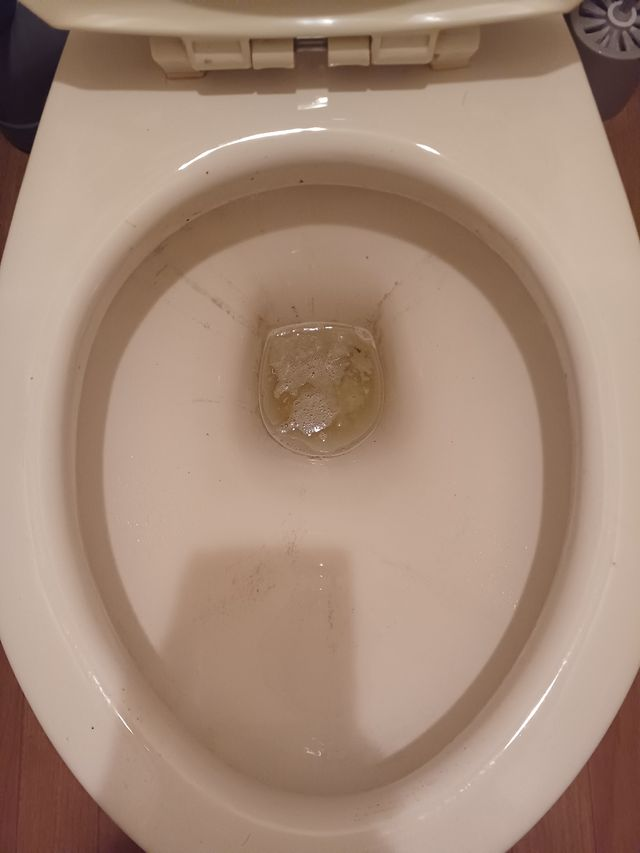
#> input picture dataset/normal/-Uuoniuo.jpeg, 640 x 853 px
$ python -i foam_detection.py   (imports and definitions only)
#> lines starting #> are read from the running program, lines starting #| are printed output that depends on the picture; after the words box and inside, x2 and y2 are one past the last pixel; in counts of white or black regions, pixels touching at a corner belong together
#> further down, picture is the input picture: shape (853, 640, 3); mean B, G, R 120.6, 138.2, 164.9
import cv2
import numpy as np

def detect_foam(image):
    # グレースケールに変換
    gray = cv2.cvtColor(image, cv2.COLOR_BGR2GRAY)
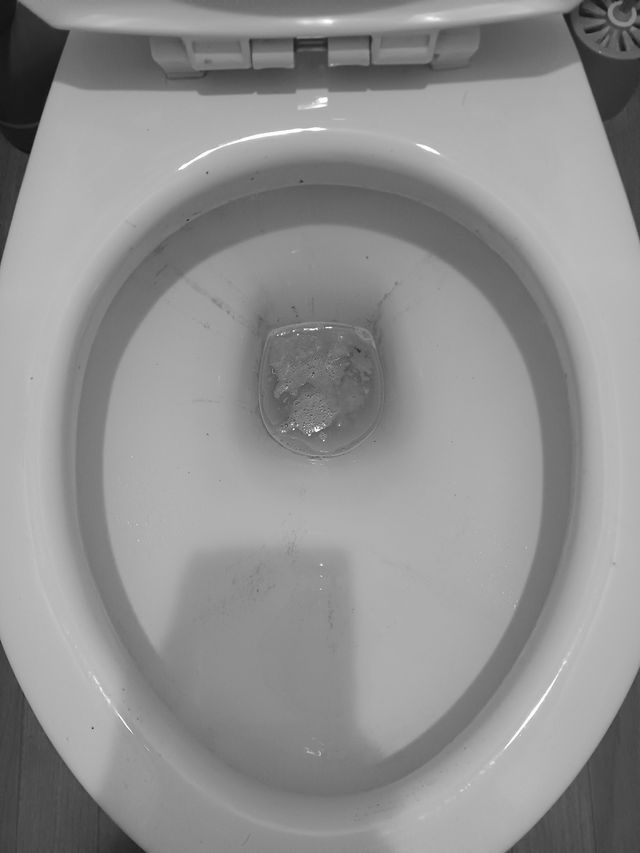
#> gray: shape (853, 640); min 16, max 254, mean 144.2

    # ヒストグラム平坦化の適用
    clahe = cv2.createCLAHE(clipLimit=2.0, tileGridSize=(8, 8))
    gray = clahe.apply(gray)
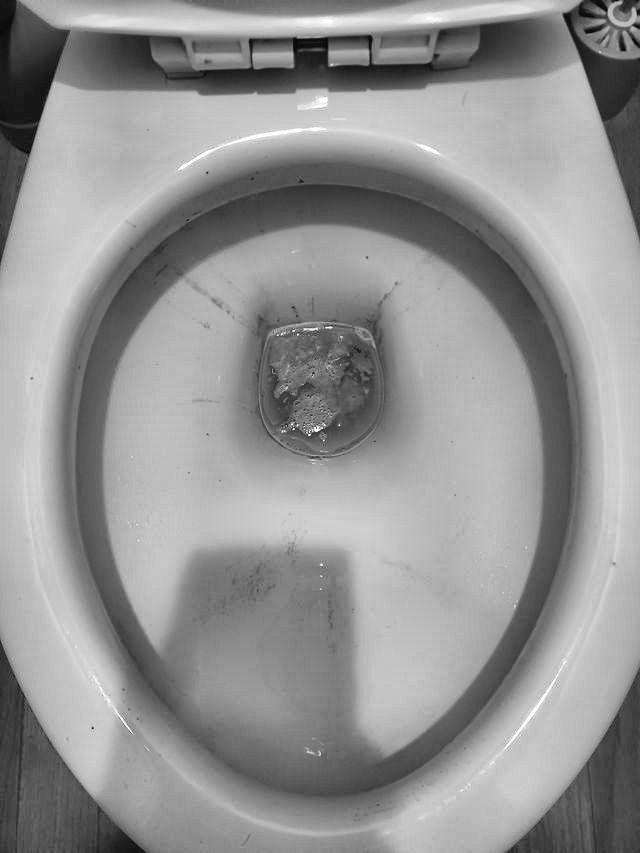
#> gray: shape (853, 640); min 7, max 255, mean 147

    # ガウシアンブラーの適用
    gray = cv2.GaussianBlur(gray, (5, 5), 0)

    # エッジ検出の適用
    edges = cv2.Canny(gray, 50, 150)
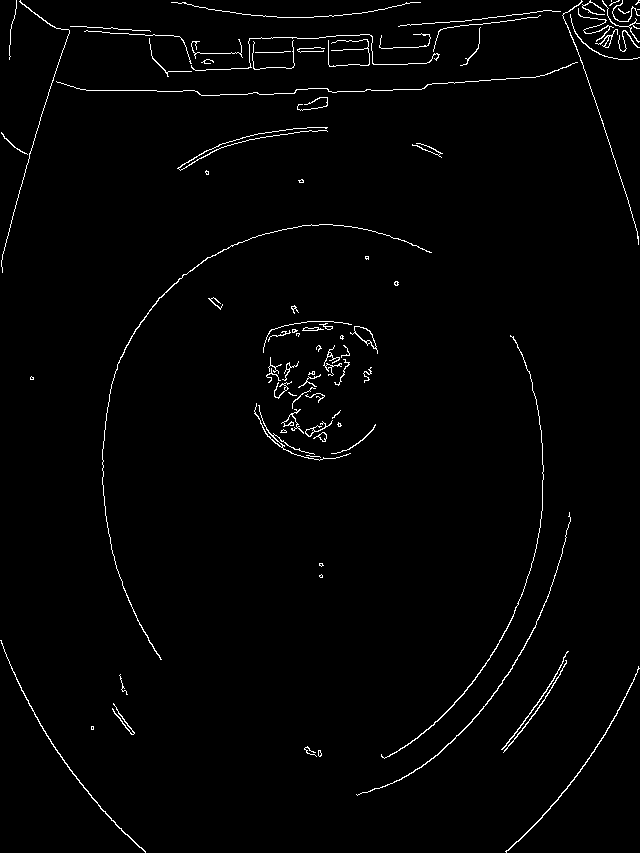
#> edges: shape (853, 640); 1.6% white in thin lines or dots

    # 輪郭の検出
    contours, _ = cv2.findContours(edges, cv2.RETR_EXTERNAL, cv2.CHAIN_APPROX_SIMPLE)
#> contours = 87 contours, 60 with area under 20; largest, box (x1, y1, x2, y2) and area: (350, 326, 378, 354) 232, (356, 512, 571, 796) 136, (505, 666, 640, 853) 127, (0, 640, 146, 853) 126, (381, 335, 544, 759) 122

    # 面積と周長に基づいて輪郭をフィルタリング
    min_area = 10  # 最小面積を調整
    min_perimeter = 30  # 最小周長を調整
    foam_contours = [cnt for cnt in contours if cv2.contourArea(cnt) > min_area and cv2.arcLength(cnt, True) > min_perimeter]
#> foam_contours = 39 contours, 12 with area under 20; largest, box (x1, y1, x2, y2) and area: (350, 326, 378, 354) 232, (356, 512, 571, 796) 136, (505, 666, 640, 853) 127, (0, 640, 146, 853) 126, (381, 335, 544, 759) 122

    # 円形度でフィルタリング
    foam_contours = [cnt for cnt in foam_contours if 0.5 < cv2.contourArea(cnt) / (cv2.arcLength(cnt, True) ** 2) < 2.0]
#> foam_contours = []

    # 泡の検出結果を描画
    result_image = cv2.drawContours(image.copy(), foam_contours, -1, (0, 255, 0), 2)

    # 泡の検出フラグ
    foam_detected = len(foam_contours) > 0
#> foam_detected = False

    return foam_detected, result_image

>>> import cv2
>>> picture = cv2.imread('dataset/normal/-Uuoniuo.jpeg')
>>> result = detect_foam(picture)

$ run again, on dataset/normal/-hE6khQQ.jpeg
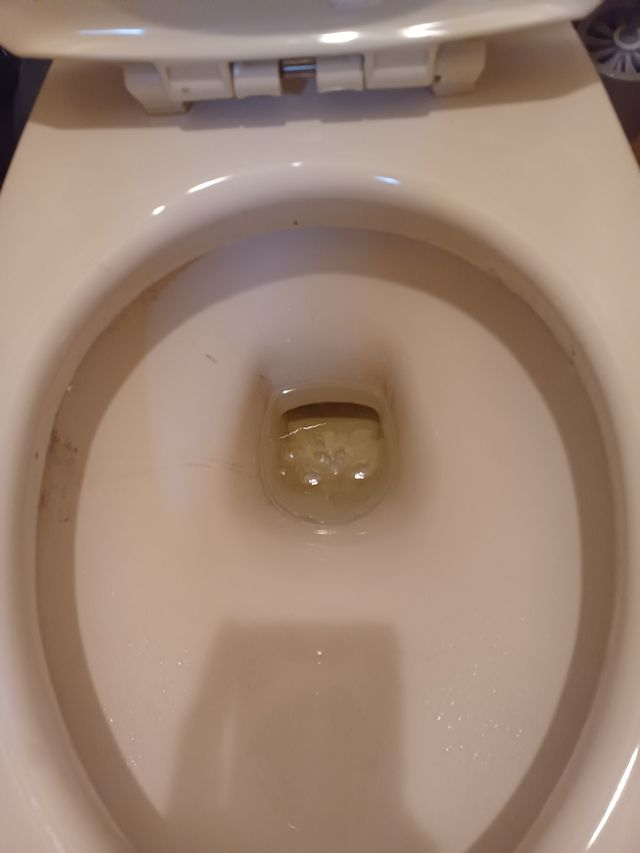
#> input picture dataset/normal/-hE6khQQ.jpeg, 640 x 853 px
#> picture is the input picture: shape (853, 640, 3); mean B, G, R 117.3, 133.3, 157.9
#> in detect_foam, `gray = clahe.apply(gray)`:
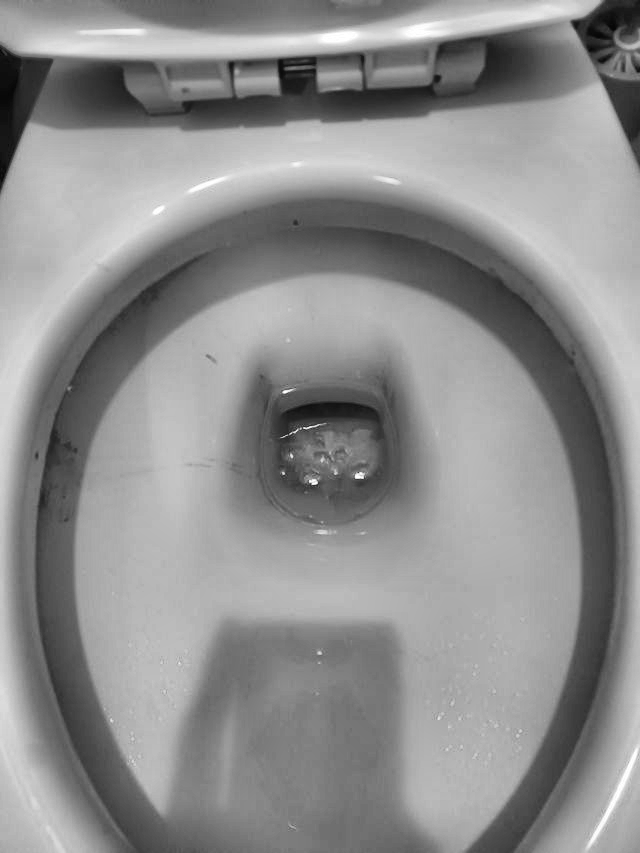
#> gray: shape (853, 640); min 4, max 255, mean 141.6
#> in detect_foam, `edges = cv2.Canny(gray, 50, 150)`:
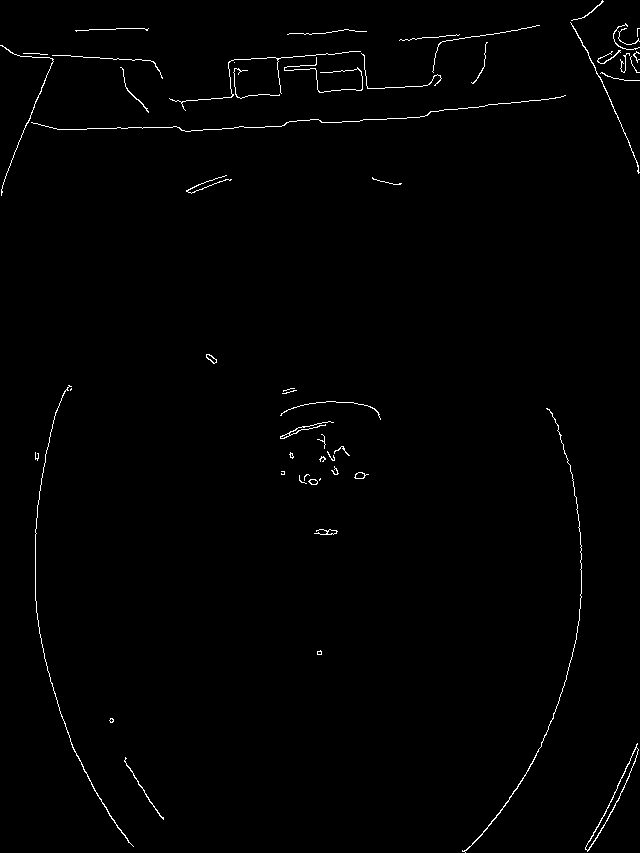
#> edges: shape (853, 640); 0.9% white in thin lines or dots
#> contours = 53 contours, 41 with area under 20; largest, box (x1, y1, x2, y2) and area: (585, 743, 639, 852) 612, (462, 408, 582, 853) 77, (35, 385, 134, 847) 62, (354, 472, 369, 479) 51, (570, 22, 640, 174) 49
#> in detect_foam, `foam_contours = [cnt for cnt in contours if cv2.contourArea(cnt) > min..`: foam_contours = 20 contours, 9 with area under 20; largest, box (x1, y1, x2, y2) and area: (585, 743, 639, 852) 612, (462, 408, 582, 853) 77, (35, 385, 134, 847) 62, (354, 472, 369, 479) 51, (570, 22, 640, 174) 49
#> in detect_foam, `foam_contours = [cnt for cnt in foam_contours if 0.5 < cv2.contourArea..`: foam_contours = []
#> foam_detected = False

$ run again, on dataset/normal/0_n_6nLw.jpeg
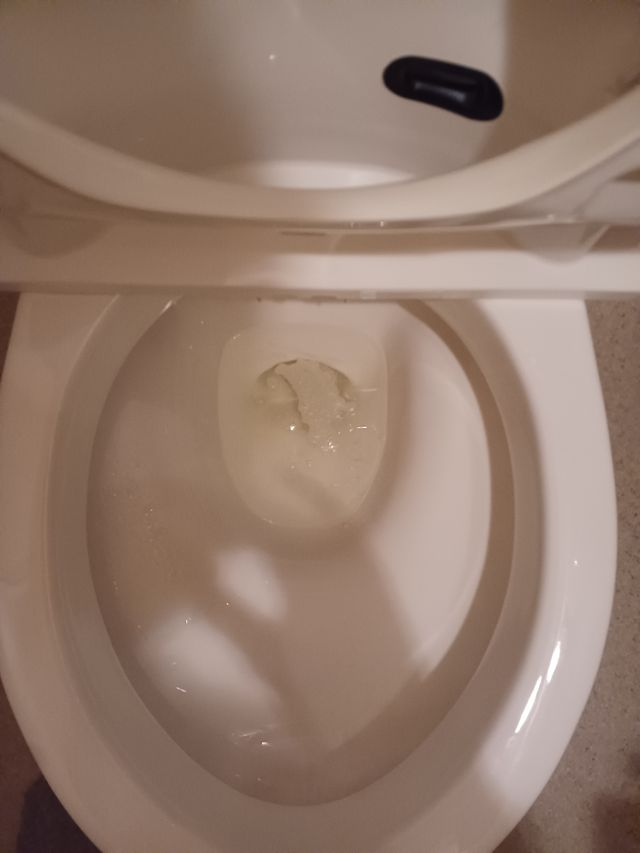
#> input picture dataset/normal/0_n_6nLw.jpeg, 640 x 853 px
#> picture is the input picture: shape (853, 640, 3); mean B, G, R 108.4, 122.5, 147
#> in detect_foam, `gray = clahe.apply(gray)`:
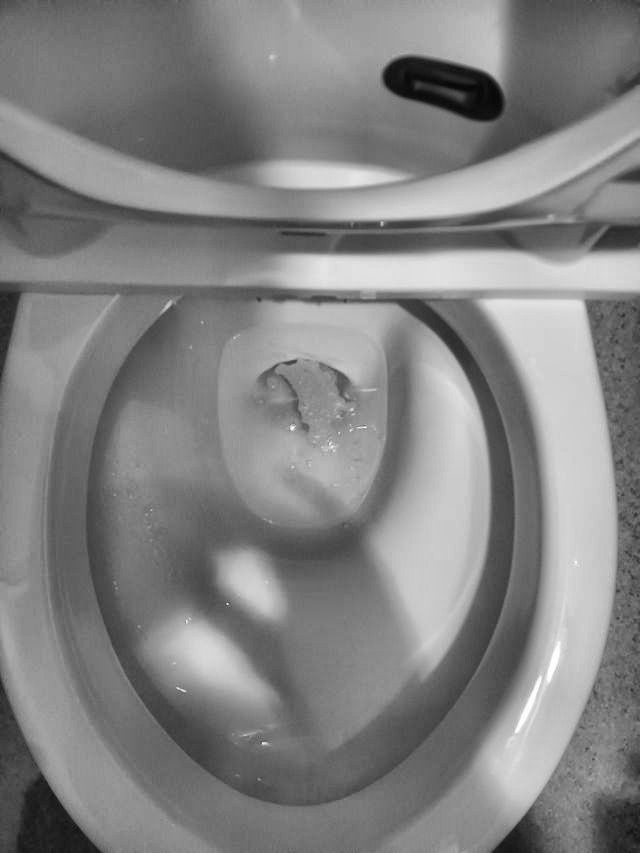
#> gray: shape (853, 640); min 6, max 255, mean 130.3
#> in detect_foam, `edges = cv2.Canny(gray, 50, 150)`:
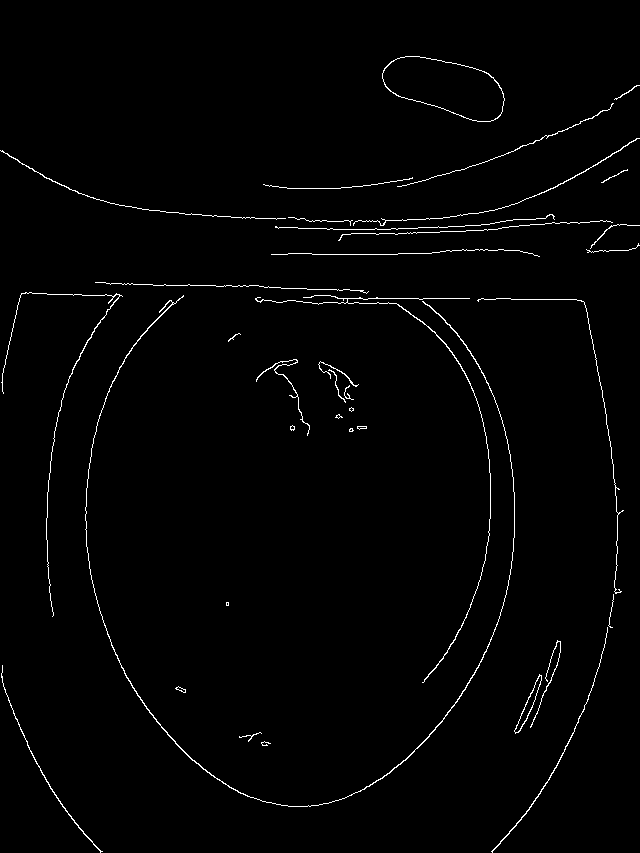
#> edges: shape (853, 640); 1.4% white in thin lines or dots
#> contours = 37 contours, 23 with area under 20; largest, box (x1, y1, x2, y2) and area: (382, 56, 505, 122) 5224, (85, 295, 515, 807) 360, (514, 674, 542, 734) 342, (255, 295, 491, 683) 115, (491, 627, 608, 853) 89
#> in detect_foam, `foam_contours = [cnt for cnt in contours if cv2.contourArea(cnt) > min..`: foam_contours = 17 contours, 4 with area under 20; largest, box (x1, y1, x2, y2) and area: (382, 56, 505, 122) 5224, (85, 295, 515, 807) 360, (514, 674, 542, 734) 342, (255, 295, 491, 683) 115, (491, 627, 608, 853) 89
#> in detect_foam, `foam_contours = [cnt for cnt in foam_contours if 0.5 < cv2.contourArea..`: foam_contours = []
#> foam_detected = False

$ run again, on dataset/normal/1n1xRhxg.jpeg
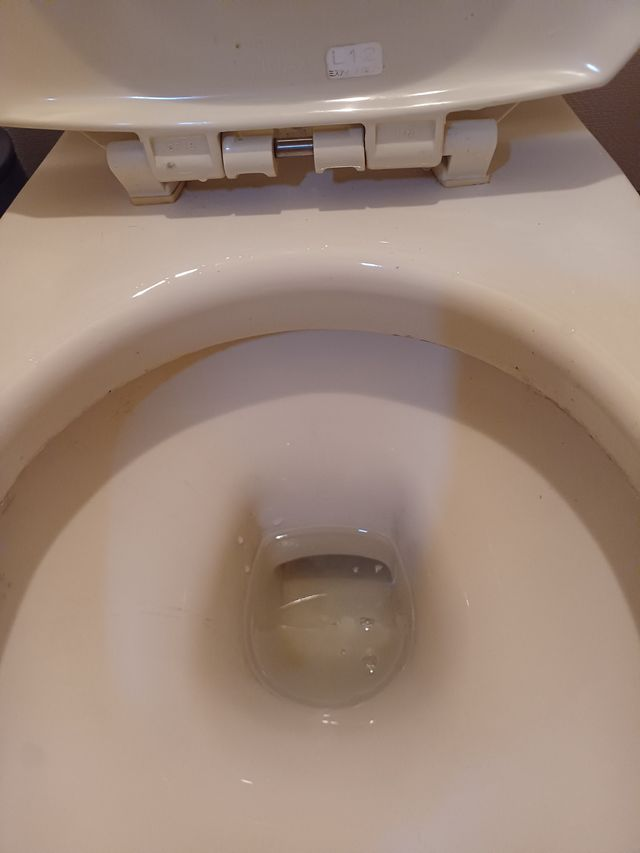
#> input picture dataset/normal/1n1xRhxg.jpeg, 640 x 853 px
#> picture is the input picture: shape (853, 640, 3); mean B, G, R 122.7, 135.8, 157.2
#> in detect_foam, `gray = clahe.apply(gray)`:
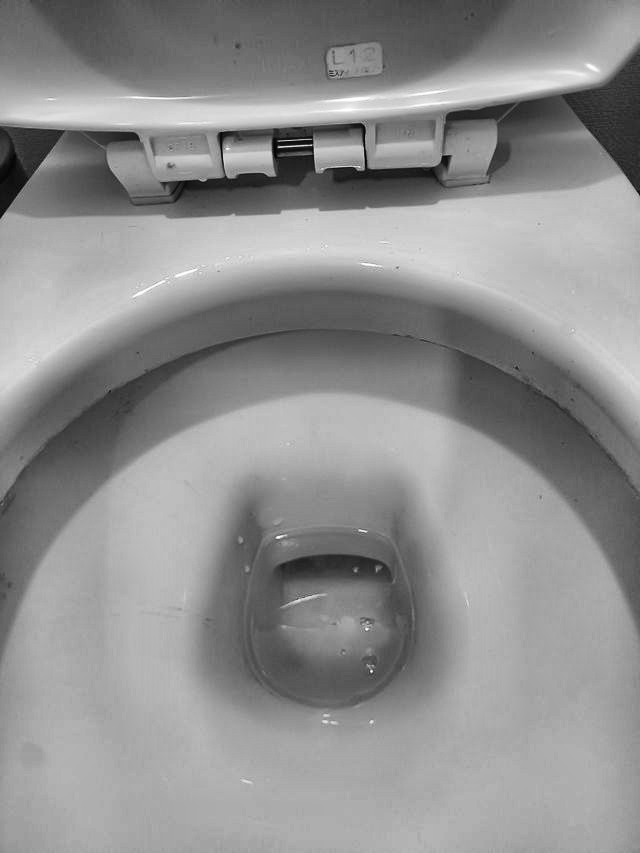
#> gray: shape (853, 640); min 3, max 255, mean 143.2
#> in detect_foam, `edges = cv2.Canny(gray, 50, 150)`:
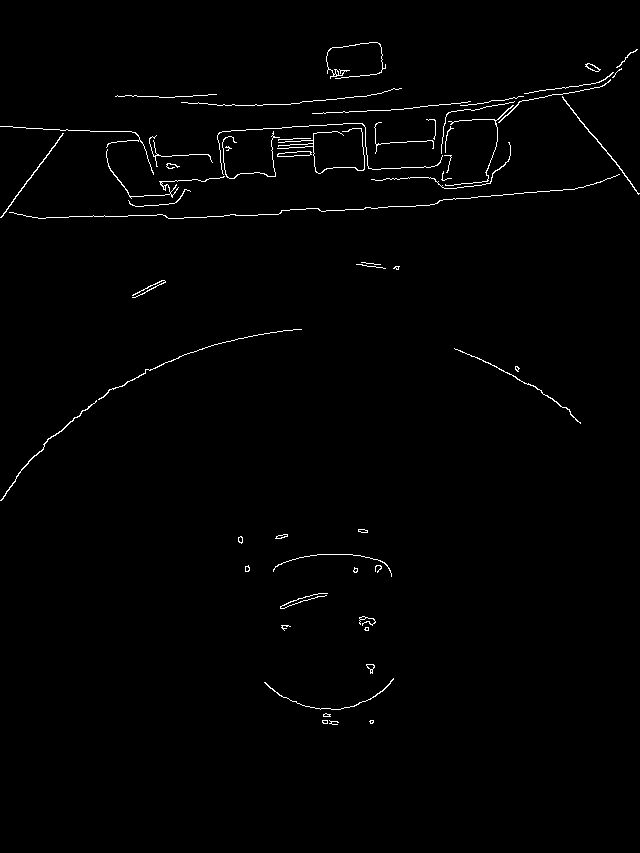
#> edges: shape (853, 640); 1.1% white in thin lines or dots, all inside (x1, y1, x2, y2) = (0, 42, 640, 725)
#> contours = 57 contours, 39 with area under 20; largest, box (x1, y1, x2, y2) and area: (277, 151, 312, 157) 122, (0, 400, 97, 501) 76, (562, 96, 640, 195) 72, (0, 133, 64, 218) 62, (585, 63, 601, 72) 59
#> in detect_foam, `foam_contours = [cnt for cnt in contours if cv2.contourArea(cnt) > min..`: foam_contours = 22 contours, 7 with area under 20; largest, box (x1, y1, x2, y2) and area: (277, 151, 312, 157) 122, (0, 400, 97, 501) 76, (562, 96, 640, 195) 72, (0, 133, 64, 218) 62, (585, 63, 601, 72) 59
#> in detect_foam, `foam_contours = [cnt for cnt in foam_contours if 0.5 < cv2.contourArea..`: foam_contours = []
#> foam_detected = False
